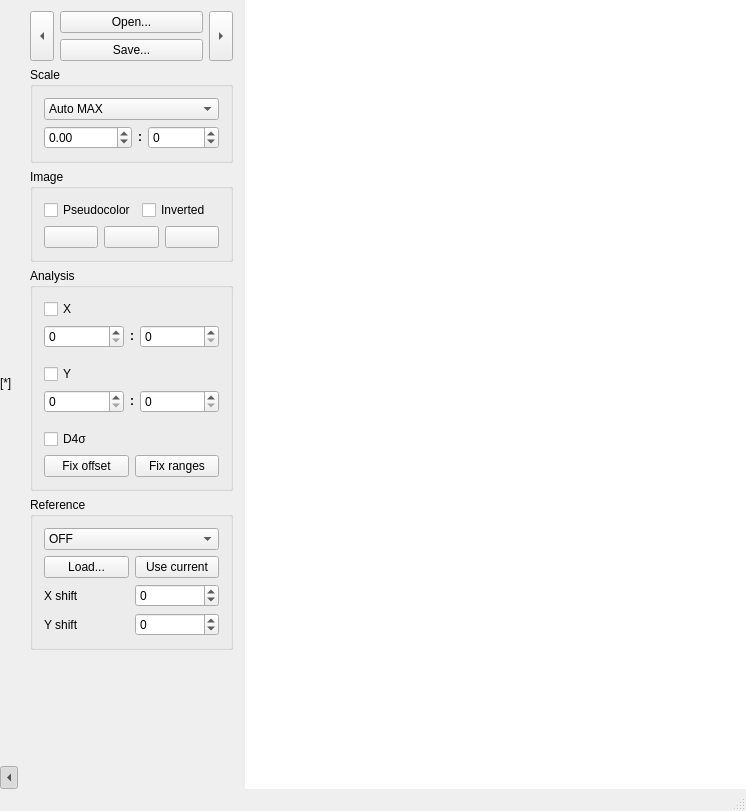
<?xml version="1.0" encoding="UTF-8"?>
<ui version="4.0">
 <class>MainWindowClass</class>
 <widget class="QMainWindow" name="MainWindowClass">
  <property name="geometry">
   <rect>
    <x>0</x>
    <y>0</y>
    <width>746</width>
    <height>811</height>
   </rect>
  </property>
  <property name="sizePolicy">
   <sizepolicy hsizetype="Preferred" vsizetype="Preferred">
    <horstretch>0</horstretch>
    <verstretch>0</verstretch>
   </sizepolicy>
  </property>
  <property name="windowTitle">
   <string>easyFG</string>
  </property>
  <property name="windowIcon">
   <iconset resource="icon.qrc">
    <normaloff>:/icon/valenky/valenky_48x48.png</normaloff>:/icon/valenky/valenky_48x48.png</iconset>
  </property>
  <widget class="QWidget" name="myCentralWidget">
   <layout class="QGridLayout" name="gridLayout_7">
    <property name="leftMargin">
     <number>0</number>
    </property>
    <property name="topMargin">
     <number>0</number>
    </property>
    <property name="rightMargin">
     <number>0</number>
    </property>
    <property name="bottomMargin">
     <number>0</number>
    </property>
    <property name="horizontalSpacing">
     <number>1</number>
    </property>
    <property name="verticalSpacing">
     <number>0</number>
    </property>
    <item row="0" column="0">
     <widget class="QLabel" name="scaleLabel">
      <property name="sizePolicy">
       <sizepolicy hsizetype="Fixed" vsizetype="Preferred">
        <horstretch>18</horstretch>
        <verstretch>10</verstretch>
       </sizepolicy>
      </property>
      <property name="minimumSize">
       <size>
        <width>18</width>
        <height>0</height>
       </size>
      </property>
      <property name="maximumSize">
       <size>
        <width>18</width>
        <height>16777215</height>
       </size>
      </property>
      <property name="contextMenuPolicy">
       <enum>Qt::CustomContextMenu</enum>
      </property>
      <property name="frameShape">
       <enum>QFrame::NoFrame</enum>
      </property>
      <property name="text">
       <string>[*]</string>
      </property>
     </widget>
    </item>
    <item row="0" column="1" rowspan="2">
     <widget class="QScrollArea" name="Sidebar">
      <property name="sizePolicy">
       <sizepolicy hsizetype="Minimum" vsizetype="Expanding">
        <horstretch>0</horstretch>
        <verstretch>0</verstretch>
       </sizepolicy>
      </property>
      <property name="frameShape">
       <enum>QFrame::NoFrame</enum>
      </property>
      <property name="horizontalScrollBarPolicy">
       <enum>Qt::ScrollBarAlwaysOff</enum>
      </property>
      <property name="widgetResizable">
       <bool>true</bool>
      </property>
      <widget class="QWidget" name="scrollAreaWidgetContents_3">
       <property name="geometry">
        <rect>
         <x>0</x>
         <y>0</y>
         <width>213</width>
         <height>791</height>
        </rect>
       </property>
       <property name="sizePolicy">
        <sizepolicy hsizetype="Minimum" vsizetype="Preferred">
         <horstretch>0</horstretch>
         <verstretch>0</verstretch>
        </sizepolicy>
       </property>
       <layout class="QGridLayout" name="gridLayout_6">
        <item row="5" column="0">
         <widget class="QGroupBox" name="referenceGroupBox">
          <property name="title">
           <string>Reference</string>
          </property>
          <layout class="QGridLayout" name="gridLayout">
           <item row="1" column="1">
            <widget class="QPushButton" name="currentButton">
             <property name="toolTip">
              <string notr="true"/>
             </property>
             <property name="text">
              <string>Use current</string>
             </property>
            </widget>
           </item>
           <item row="1" column="0">
            <widget class="QPushButton" name="referenceButton">
             <property name="toolTip">
              <string notr="true"/>
             </property>
             <property name="text">
              <string>Load...</string>
             </property>
            </widget>
           </item>
           <item row="2" column="1">
            <widget class="QSpinBox" name="xshiftSpinBox">
             <property name="accelerated">
              <bool>true</bool>
             </property>
             <property name="minimum">
              <number>-10000</number>
             </property>
             <property name="maximum">
              <number>10000</number>
             </property>
            </widget>
           </item>
           <item row="3" column="1">
            <widget class="QSpinBox" name="yshiftSpinBox">
             <property name="accelerated">
              <bool>true</bool>
             </property>
             <property name="minimum">
              <number>-10000</number>
             </property>
             <property name="maximum">
              <number>10000</number>
             </property>
            </widget>
           </item>
           <item row="2" column="0">
            <widget class="QLabel" name="xshiftLabel">
             <property name="text">
              <string>X shift</string>
             </property>
            </widget>
           </item>
           <item row="3" column="0">
            <widget class="QLabel" name="yshiftLabel">
             <property name="text">
              <string>Y shift</string>
             </property>
            </widget>
           </item>
           <item row="0" column="0" colspan="2">
            <widget class="QComboBox" name="referenceComboBox">
             <property name="sizePolicy">
              <sizepolicy hsizetype="Minimum" vsizetype="Fixed">
               <horstretch>0</horstretch>
               <verstretch>0</verstretch>
              </sizepolicy>
             </property>
             <property name="toolTip">
              <string/>
             </property>
             <item>
              <property name="text">
               <string>OFF</string>
              </property>
             </item>
             <item>
              <property name="text">
               <string>Subtract (data-ref)</string>
              </property>
             </item>
             <item>
              <property name="text">
               <string>Divide (data/ref*const)</string>
              </property>
             </item>
             <item>
              <property name="text">
               <string>Show reference</string>
              </property>
             </item>
            </widget>
           </item>
          </layout>
         </widget>
        </item>
        <item row="4" column="0">
         <widget class="QGroupBox" name="analysisGroupBox">
          <property name="title">
           <string>Analysis</string>
          </property>
          <layout class="QGridLayout" name="gridLayout_4">
           <item row="1" column="0" colspan="2">
            <layout class="QHBoxLayout" name="horizontalLayout_2">
             <item>
              <widget class="QSpinBox" name="X1SpinBox">
               <property name="toolTip">
                <string>Ctrl+A: whole image</string>
               </property>
               <property name="accelerated">
                <bool>true</bool>
               </property>
               <property name="singleStep">
                <number>1</number>
               </property>
              </widget>
             </item>
             <item>
              <widget class="QLabel" name="minMaxLabel_2">
               <property name="sizePolicy">
                <sizepolicy hsizetype="Fixed" vsizetype="Preferred">
                 <horstretch>0</horstretch>
                 <verstretch>0</verstretch>
                </sizepolicy>
               </property>
               <property name="text">
                <string>&lt;b&gt;:&lt;/b&gt;</string>
               </property>
              </widget>
             </item>
             <item>
              <widget class="QSpinBox" name="X2SpinBox">
               <property name="toolTip">
                <string>Ctrl+A: whole image</string>
               </property>
               <property name="accelerated">
                <bool>true</bool>
               </property>
               <property name="singleStep">
                <number>1</number>
               </property>
              </widget>
             </item>
            </layout>
           </item>
           <item row="6" column="0">
            <spacer name="verticalSpacer_2">
             <property name="orientation">
              <enum>Qt::Vertical</enum>
             </property>
             <property name="sizeType">
              <enum>QSizePolicy::Fixed</enum>
             </property>
             <property name="sizeHint" stdset="0">
              <size>
               <width>20</width>
               <height>10</height>
              </size>
             </property>
            </spacer>
           </item>
           <item row="5" column="0" colspan="2">
            <layout class="QHBoxLayout" name="horizontalLayout_3">
             <item>
              <widget class="QSpinBox" name="Y1SpinBox">
               <property name="toolTip">
                <string>Ctrl+A: whole image</string>
               </property>
               <property name="accelerated">
                <bool>true</bool>
               </property>
               <property name="singleStep">
                <number>1</number>
               </property>
              </widget>
             </item>
             <item>
              <widget class="QLabel" name="minMaxLabel_3">
               <property name="sizePolicy">
                <sizepolicy hsizetype="Fixed" vsizetype="Preferred">
                 <horstretch>0</horstretch>
                 <verstretch>0</verstretch>
                </sizepolicy>
               </property>
               <property name="text">
                <string>&lt;b&gt;:&lt;/b&gt;</string>
               </property>
              </widget>
             </item>
             <item>
              <widget class="QSpinBox" name="Y2SpinBox">
               <property name="toolTip">
                <string>Ctrl+A: whole image</string>
               </property>
               <property name="accelerated">
                <bool>true</bool>
               </property>
               <property name="singleStep">
                <number>1</number>
               </property>
              </widget>
             </item>
            </layout>
           </item>
           <item row="2" column="0">
            <spacer name="verticalSpacer_6">
             <property name="orientation">
              <enum>Qt::Vertical</enum>
             </property>
             <property name="sizeType">
              <enum>QSizePolicy::Fixed</enum>
             </property>
             <property name="sizeHint" stdset="0">
              <size>
               <width>20</width>
               <height>10</height>
              </size>
             </property>
            </spacer>
           </item>
           <item row="3" column="0">
            <widget class="QCheckBox" name="YCheckBox">
             <property name="toolTip">
              <string>Y</string>
             </property>
             <property name="text">
              <string>Y</string>
             </property>
             <property name="shortcut">
              <string>Y</string>
             </property>
            </widget>
           </item>
           <item row="0" column="0">
            <widget class="QCheckBox" name="XCheckBox">
             <property name="toolTip">
              <string>X</string>
             </property>
             <property name="text">
              <string>X</string>
             </property>
             <property name="shortcut">
              <string>X</string>
             </property>
            </widget>
           </item>
           <item row="8" column="0">
            <widget class="QPushButton" name="FixOffsetButton">
             <property name="toolTip">
              <string extracomment="Offset">O</string>
             </property>
             <property name="text">
              <string>Fix offset</string>
             </property>
             <property name="shortcut">
              <string>O</string>
             </property>
            </widget>
           </item>
           <item row="8" column="1">
            <widget class="QPushButton" name="FixRangesButton">
             <property name="toolTip">
              <string>R</string>
             </property>
             <property name="text">
              <string>Fix ranges</string>
             </property>
             <property name="shortcut">
              <string>R</string>
             </property>
            </widget>
           </item>
           <item row="7" column="0" colspan="2">
            <widget class="QCheckBox" name="DCheckBox">
             <property name="toolTip">
              <string>D</string>
             </property>
             <property name="text">
              <string>D4σ</string>
             </property>
             <property name="shortcut">
              <string>D</string>
             </property>
            </widget>
           </item>
          </layout>
         </widget>
        </item>
        <item row="3" column="0">
         <widget class="QGroupBox" name="colormapGroupBox">
          <property name="title">
           <string>Image</string>
          </property>
          <layout class="QGridLayout" name="gridLayout_2">
           <item row="1" column="0" colspan="2">
            <layout class="QHBoxLayout" name="horizontalLayout_4">
             <item>
              <widget class="QPushButton" name="ZoomInButton">
               <property name="sizePolicy">
                <sizepolicy hsizetype="Minimum" vsizetype="Fixed">
                 <horstretch>0</horstretch>
                 <verstretch>0</verstretch>
                </sizepolicy>
               </property>
               <property name="toolTip">
                <string>Ctrl ++</string>
               </property>
               <property name="text">
                <string/>
               </property>
               <property name="icon">
                <iconset resource="icon.qrc">
                 <normaloff>:/icon/zoom-in.png</normaloff>:/icon/zoom-in.png</iconset>
               </property>
               <property name="iconSize">
                <size>
                 <width>22</width>
                 <height>22</height>
                </size>
               </property>
              </widget>
             </item>
             <item>
              <widget class="QPushButton" name="ZoomOutButton">
               <property name="sizePolicy">
                <sizepolicy hsizetype="Minimum" vsizetype="Fixed">
                 <horstretch>0</horstretch>
                 <verstretch>0</verstretch>
                </sizepolicy>
               </property>
               <property name="toolTip">
                <string>Ctrl +-</string>
               </property>
               <property name="text">
                <string/>
               </property>
               <property name="icon">
                <iconset resource="icon.qrc">
                 <normaloff>:/icon/zoom-out.png</normaloff>:/icon/zoom-out.png</iconset>
               </property>
               <property name="iconSize">
                <size>
                 <width>22</width>
                 <height>22</height>
                </size>
               </property>
               <property name="shortcut">
                <string>Ctrl+-</string>
               </property>
              </widget>
             </item>
             <item>
              <widget class="QPushButton" name="UnzoomButton">
               <property name="sizePolicy">
                <sizepolicy hsizetype="Minimum" vsizetype="Fixed">
                 <horstretch>0</horstretch>
                 <verstretch>0</verstretch>
                </sizepolicy>
               </property>
               <property name="toolTip">
                <string>Ctrl+0</string>
               </property>
               <property name="text">
                <string/>
               </property>
               <property name="icon">
                <iconset resource="icon.qrc">
                 <normaloff>:/icon/zoom-100.png</normaloff>:/icon/zoom-100.png</iconset>
               </property>
               <property name="iconSize">
                <size>
                 <width>22</width>
                 <height>22</height>
                </size>
               </property>
               <property name="shortcut">
                <string>Ctrl+0</string>
               </property>
              </widget>
             </item>
            </layout>
           </item>
           <item row="0" column="0">
            <widget class="QCheckBox" name="pseudocolorCheckBox">
             <property name="toolTip">
              <string>P</string>
             </property>
             <property name="text">
              <string>Pseudocolor</string>
             </property>
             <property name="shortcut">
              <string>P</string>
             </property>
            </widget>
           </item>
           <item row="0" column="1">
            <widget class="QCheckBox" name="invertedCheckBox">
             <property name="toolTip">
              <string>i</string>
             </property>
             <property name="text">
              <string>Inverted</string>
             </property>
             <property name="shortcut">
              <string>I</string>
             </property>
            </widget>
           </item>
          </layout>
         </widget>
        </item>
        <item row="0" column="0">
         <layout class="QGridLayout" name="gridLayout_5">
          <item row="0" column="0" rowspan="2">
           <widget class="QToolButton" name="backButton">
            <property name="sizePolicy">
             <sizepolicy hsizetype="Fixed" vsizetype="Minimum">
              <horstretch>0</horstretch>
              <verstretch>0</verstretch>
             </sizepolicy>
            </property>
            <property name="toolTip">
             <string notr="true">Previous frame</string>
            </property>
            <property name="text">
             <string>&lt;</string>
            </property>
            <property name="shortcut">
             <string>Left</string>
            </property>
            <property name="arrowType">
             <enum>Qt::LeftArrow</enum>
            </property>
           </widget>
          </item>
          <item row="0" column="1">
           <widget class="QPushButton" name="openButton">
            <property name="toolTip">
             <string>Ctrl+O</string>
            </property>
            <property name="text">
             <string>Open...</string>
            </property>
            <property name="shortcut">
             <string>Ctrl+O</string>
            </property>
           </widget>
          </item>
          <item row="0" column="2" rowspan="2">
           <widget class="QToolButton" name="forwardButton">
            <property name="sizePolicy">
             <sizepolicy hsizetype="Fixed" vsizetype="Minimum">
              <horstretch>0</horstretch>
              <verstretch>0</verstretch>
             </sizepolicy>
            </property>
            <property name="toolTip">
             <string notr="true">Next frame</string>
            </property>
            <property name="text">
             <string>&gt;</string>
            </property>
            <property name="shortcut">
             <string>Right</string>
            </property>
            <property name="arrowType">
             <enum>Qt::RightArrow</enum>
            </property>
           </widget>
          </item>
          <item row="1" column="1">
           <widget class="QPushButton" name="saveButton">
            <property name="toolTip">
             <string notr="true">Ctrl+S</string>
            </property>
            <property name="text">
             <string>Save...</string>
            </property>
            <property name="shortcut">
             <string>Ctrl+S</string>
            </property>
           </widget>
          </item>
         </layout>
        </item>
        <item row="7" column="0">
         <spacer name="verticalSpacer">
          <property name="orientation">
           <enum>Qt::Vertical</enum>
          </property>
          <property name="sizeHint" stdset="0">
           <size>
            <width>166</width>
            <height>13</height>
           </size>
          </property>
         </spacer>
        </item>
        <item row="2" column="0">
         <widget class="QGroupBox" name="scaleGroupBox">
          <property name="title">
           <string>Scale</string>
          </property>
          <layout class="QGridLayout" name="gridLayout_3">
           <item row="0" column="0" colspan="2">
            <widget class="QComboBox" name="scaleComboBox">
             <property name="sizePolicy">
              <sizepolicy hsizetype="Minimum" vsizetype="Fixed">
               <horstretch>0</horstretch>
               <verstretch>0</verstretch>
              </sizepolicy>
             </property>
             <property name="toolTip">
              <string/>
             </property>
             <item>
              <property name="text">
               <string>Auto MAX</string>
              </property>
             </item>
             <item>
              <property name="text">
               <string>Manual</string>
              </property>
             </item>
             <item>
              <property name="text">
               <string>Auto MIN:MAX</string>
              </property>
             </item>
             <item>
              <property name="text">
               <string>Auto MAX (bits)</string>
              </property>
             </item>
             <item>
              <property name="text">
               <string>MAX = 7 bit</string>
              </property>
             </item>
             <item>
              <property name="text">
               <string>MAX = 8 bit</string>
              </property>
             </item>
             <item>
              <property name="text">
               <string>MAX = 9 bit</string>
              </property>
             </item>
             <item>
              <property name="text">
               <string>MAX = 10 bit</string>
              </property>
             </item>
             <item>
              <property name="text">
               <string>MAX = 11 bit</string>
              </property>
             </item>
             <item>
              <property name="text">
               <string>MAX = 12 bit</string>
              </property>
             </item>
             <item>
              <property name="text">
               <string>MAX = 13 bit</string>
              </property>
             </item>
             <item>
              <property name="text">
               <string>MAX = 14 bit</string>
              </property>
             </item>
             <item>
              <property name="text">
               <string>MAX = 15 bit</string>
              </property>
             </item>
             <item>
              <property name="text">
               <string>MAX = 16 bit</string>
              </property>
             </item>
            </widget>
           </item>
           <item row="1" column="0" colspan="2">
            <layout class="QHBoxLayout" name="horizontalLayout">
             <item>
              <widget class="QDoubleSpinBox" name="offsetSpinBox">
               <property name="accelerated">
                <bool>true</bool>
               </property>
               <property name="minimum">
                <double>-1000000.000000000000000</double>
               </property>
               <property name="maximum">
                <double>1000000.000000000000000</double>
               </property>
              </widget>
             </item>
             <item>
              <widget class="QLabel" name="minMaxLabel">
               <property name="sizePolicy">
                <sizepolicy hsizetype="Fixed" vsizetype="Preferred">
                 <horstretch>0</horstretch>
                 <verstretch>0</verstretch>
                </sizepolicy>
               </property>
               <property name="text">
                <string>&lt;b&gt;:&lt;/b&gt;</string>
               </property>
              </widget>
             </item>
             <item>
              <widget class="QSpinBox" name="cutoffSpinBox">
               <property name="accelerated">
                <bool>true</bool>
               </property>
               <property name="minimum">
                <number>-1000000</number>
               </property>
               <property name="maximum">
                <number>1000000</number>
               </property>
              </widget>
             </item>
            </layout>
           </item>
          </layout>
         </widget>
        </item>
       </layout>
      </widget>
     </widget>
    </item>
    <item row="0" column="2" rowspan="2">
     <widget class="QGraphicsView" name="graphicsView">
      <property name="mouseTracking">
       <bool>true</bool>
      </property>
      <property name="frameShape">
       <enum>QFrame::NoFrame</enum>
      </property>
      <property name="interactive">
       <bool>true</bool>
      </property>
      <property name="viewportUpdateMode">
       <enum>QGraphicsView::FullViewportUpdate</enum>
      </property>
     </widget>
    </item>
    <item row="1" column="0">
     <widget class="QToolButton" name="hideSidebarButton">
      <property name="sizePolicy">
       <sizepolicy hsizetype="Minimum" vsizetype="Fixed">
        <horstretch>0</horstretch>
        <verstretch>0</verstretch>
       </sizepolicy>
      </property>
      <property name="minimumSize">
       <size>
        <width>18</width>
        <height>0</height>
       </size>
      </property>
      <property name="maximumSize">
       <size>
        <width>18</width>
        <height>16777215</height>
       </size>
      </property>
      <property name="toolTip">
       <string>F10 (F11 for fullscreen)</string>
      </property>
      <property name="text">
       <string/>
      </property>
      <property name="shortcut">
       <string>F10</string>
      </property>
      <property name="checkable">
       <bool>true</bool>
      </property>
      <property name="checked">
       <bool>true</bool>
      </property>
      <property name="arrowType">
       <enum>Qt::LeftArrow</enum>
      </property>
     </widget>
    </item>
   </layout>
  </widget>
  <widget class="QStatusBar" name="myStatusBar"/>
 </widget>
 <layoutdefault spacing="6" margin="11"/>
 <tabstops>
  <tabstop>Sidebar</tabstop>
  <tabstop>openButton</tabstop>
  <tabstop>saveButton</tabstop>
  <tabstop>backButton</tabstop>
  <tabstop>forwardButton</tabstop>
  <tabstop>scaleComboBox</tabstop>
  <tabstop>offsetSpinBox</tabstop>
  <tabstop>cutoffSpinBox</tabstop>
  <tabstop>pseudocolorCheckBox</tabstop>
  <tabstop>invertedCheckBox</tabstop>
  <tabstop>ZoomInButton</tabstop>
  <tabstop>ZoomOutButton</tabstop>
  <tabstop>UnzoomButton</tabstop>
  <tabstop>XCheckBox</tabstop>
  <tabstop>X1SpinBox</tabstop>
  <tabstop>X2SpinBox</tabstop>
  <tabstop>YCheckBox</tabstop>
  <tabstop>Y1SpinBox</tabstop>
  <tabstop>Y2SpinBox</tabstop>
  <tabstop>DCheckBox</tabstop>
  <tabstop>FixOffsetButton</tabstop>
  <tabstop>FixRangesButton</tabstop>
  <tabstop>referenceComboBox</tabstop>
  <tabstop>referenceButton</tabstop>
  <tabstop>currentButton</tabstop>
  <tabstop>xshiftSpinBox</tabstop>
  <tabstop>yshiftSpinBox</tabstop>
  <tabstop>hideSidebarButton</tabstop>
  <tabstop>graphicsView</tabstop>
 </tabstops>
 <resources>
  <include location="icon.qrc"/>
 </resources>
 <connections>
  <connection>
   <sender>hideSidebarButton</sender>
   <signal>toggled(bool)</signal>
   <receiver>Sidebar</receiver>
   <slot>setVisible(bool)</slot>
   <hints>
    <hint type="sourcelabel">
     <x>21</x>
     <y>787</y>
    </hint>
    <hint type="destinationlabel">
     <x>21</x>
     <y>419</y>
    </hint>
   </hints>
  </connection>
 </connections>
 <slots>
  <slot>open_file()</slot>
 </slots>
</ui>
